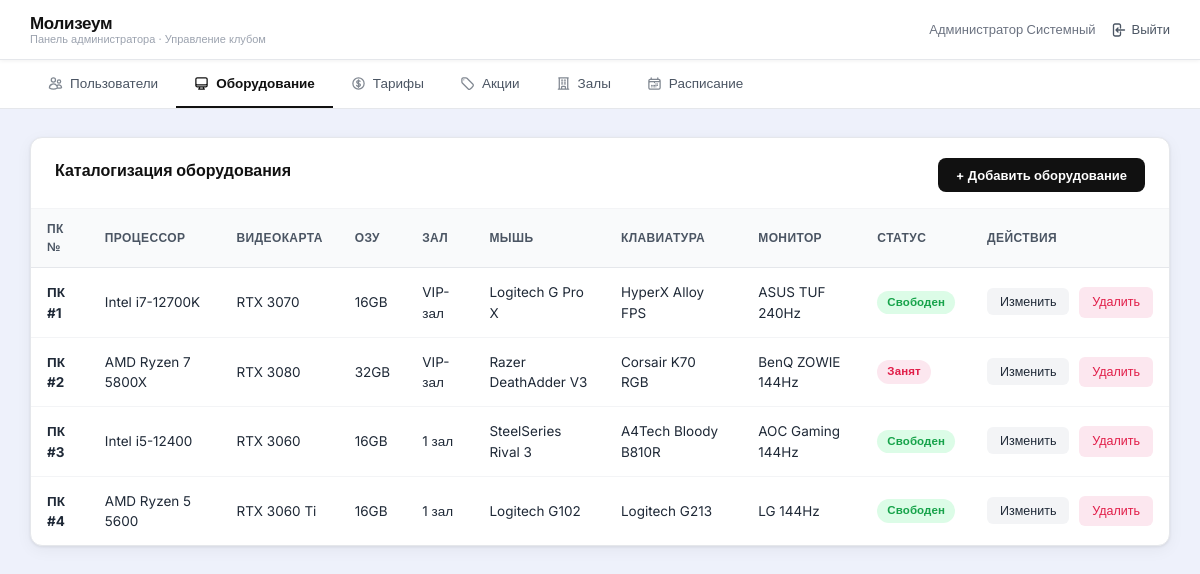
The app's page /admin/equipment.php (signed in) with its own data.
### tables this page shows
CREATE TABLE IF NOT EXISTS `equipment` (
  `id`       INT AUTO_INCREMENT PRIMARY KEY,
  `number`   INT NOT NULL,
  `cpu`      VARCHAR(60) NOT NULL,
  `gpu`      VARCHAR(60) NOT NULL,
  `ram`      VARCHAR(20) NOT NULL,
  `monitor`  VARCHAR(60) NOT NULL,
  `keyboard` VARCHAR(60) NOT NULL,
  `mouse`    VARCHAR(60) NOT NULL,
  `status`   ENUM('free','busy','repair') NOT NULL DEFAULT 'free',
  `hall_id`  INT NOT NULL,
  FOREIGN KEY (`hall_id`) REFERENCES `halls`(`id`)
);

CREATE TABLE IF NOT EXISTS `halls` (
  `id`     INT AUTO_INCREMENT PRIMARY KEY,
  `number` INT NOT NULL,
  `name`   VARCHAR(30) NOT NULL
);

### admin/equipment.php (the view, shortened to what this page needs)
<?php
require_once '../config.php';
$equipment = $conn->query("SELECT e.*, h.name as hall_name FROM equipment e LEFT JOIN halls h ON e.hall_id=h.id ORDER BY e.number ASC");
?>
<!DOCTYPE html>
<html lang="ru">
<head>
    <link rel="stylesheet" href="../css/style.css">
</head>
<body>
<?php include 'header.php'; ?>
<div class="main-content">
    <div class="table-card">
        <div class="table-card-header">
            <div>
                <div class="table-card-title">Каталогизация оборудования</div>
            </div>
            <button class="btn-add" onclick="openModal()">+ Добавить оборудование</button>
        </div>
        <table class="data-table">
            <thead>
                <tr>
                    <th>ПК №</th><th>Процессор</th><th>Видеокарта</th><th>ОЗУ</th>
                    <th>Зал</th><th>Мышь</th><th>Клавиатура</th><th>Монитор</th>
                    <th>Статус</th><th>Действия</th>
                </tr>
            </thead>
            <tbody>
            <?php while ($row = $equipment->fetch_assoc()):
                $sc = $row['status']==='free' ? 'badge-green' : ($row['status']==='busy' ? 'badge-red' : 'badge-yellow');
                $st = $row['status']==='free' ? 'Свободен' : ($row['status']==='busy' ? 'Занят' : 'Ремонт');
            ?>
            <tr>
                <td><strong>ПК #<?= $row['number'] ?></strong></td>
                <td><?= htmlspecialchars($row['cpu']) ?></td>
                <td><?= htmlspecialchars($row['gpu']) ?></td>
                <td><?= htmlspecialchars($row['ram']) ?></td>
                <td><?= htmlspecialchars($row['hall_name'] ?? '—') ?></td>
                <td><?= htmlspecialchars($row['mouse']) ?></td>
                <td><?= htmlspecialchars($row['keyboard']) ?></td>
                <td><?= htmlspecialchars($row['monitor']) ?></td>
                <td><span class="badge <?= $sc ?>"><?= $st ?></span></td>
                <td style="white-space:nowrap">
                    <button class="action-btn btn-edit" onclick='editRow(<?= htmlspecialchars(json_encode($row)) ?>)'>Изменить</button>
                    <a href="?delete=<?= $row['id'] ?>" class="action-btn btn-delete" onclick="return confirm('Удалить ПК? Все связанные бронирования будут удалены.')">Удалить</a>
                </td>
            </tr>
            <?php endwhile; ?>
            </tbody>
        </table>
    </div>
</div>
</body>
</html>

### css/style.css (style rules this page uses)
:root { --bg: #eef1fb; --white: #ffffff; --black: #111111; --gray-50: #f9fafb; --gray-100: #f3f4f6; --gray-200: #e5e7eb; --gray-400: #9ca3af; --gray-600: #4b5563; --gray-800: #1f2937; --red: #e11d48; --red-light: #fce7ef; --red-dark: #be123c; --green: #16a34a; --green-light: #dcfce7; --blue: #2563eb; --blue-light: #eff6ff; --yellow-light: #fef9c3; --yellow: #a16207; --shadow: 0 1px 3px rgba(0,0,0,.08), 0 4px 16px rgba(0,0,0,.05); --radius: 12px; --radius-sm: 8px; --radius-xs: 6px; }
* { box-sizing: border-box; margin: 0; padding: 0; }
body { font-family: 'Inter', sans-serif; background: var(--bg); color: var(--gray-800); min-height: 100vh; font-size: 14px; line-height: 1.5; }
.main-content { max-width: 1280px; margin: 0 auto; padding: 28px 30px; }
.table-card { background: var(--white); border-radius: var(--radius); border: 1px solid var(--gray-200); overflow: hidden; box-shadow: var(--shadow); }
.table-card-header { display: flex; justify-content: space-between; align-items: flex-start; padding: 20px 24px 16px; border-bottom: 1px solid var(--gray-100); }
.table-card-title { font-size: 16px; font-weight: 700; color: var(--black); }
.btn-add { background: var(--black); color: var(--white); border: none; padding: 9px 18px; border-radius: var(--radius-sm); font-family: 'Inter', sans-serif; font-size: 13px; font-weight: 600; cursor: pointer; transition: background .15s; white-space: nowrap; }
.data-table { width: 100%; border-collapse: collapse; font-size: 13.5px; }
.data-table thead th { text-align: left; padding: 11px 16px; color: var(--gray-600); font-size: 12px; font-weight: 600; text-transform: uppercase; letter-spacing: 0.4px; background: var(--gray-50); border-bottom: 1px solid var(--gray-200); }
.data-table tbody td { padding: 14px 16px; border-bottom: 1px solid var(--gray-100); color: var(--gray-800); vertical-align: middle; }
.data-table tbody tr:last-child td { border-bottom: none; }
.badge { display: inline-flex; align-items: center; padding: 3px 10px; border-radius: 20px; font-size: 11.5px; font-weight: 600; letter-spacing: 0.1px; }
.badge-green { background: var(--green-light); color: var(--green); }
.badge-red { background: var(--red-light); color: var(--red); }
.action-btn { display: inline-flex; align-items: center; padding: 6px 13px; border-radius: var(--radius-xs); font-family: 'Inter', sans-serif; font-size: 12.5px; font-weight: 500; cursor: pointer; border: none; transition: background .15s, color .15s; text-decoration: none; }
.btn-edit { background: var(--gray-100); color: var(--gray-800); margin-right: 6px; }
.btn-delete { background: var(--red-light); color: var(--red); }

### records on screen
equipment: number "1", cpu "Intel i7-12700K", gpu "RTX 3070", ram "16GB", hall.name "VIP-зал", mouse "Logitech G Pro X", keyboard "HyperX Alloy FPS", monitor "ASUS TUF 240Hz", status "Свободен"
equipment: number "2", cpu "AMD Ryzen 7 5800X", gpu "RTX 3080", ram "32GB", hall.name "VIP-зал", mouse "Razer DeathAdder V3", keyboard "Corsair K70 RGB", monitor "BenQ ZOWIE 144Hz", status "Занят"
equipment: number "3", cpu "Intel i5-12400", gpu "RTX 3060", ram "16GB", hall.name "1 зал", mouse "SteelSeries Rival 3", keyboard "A4Tech Bloody B810R", monitor "AOC Gaming 144Hz", status "Свободен"
equipment: number "4", cpu "AMD Ryzen 5 5600", gpu "RTX 3060 Ti", ram "16GB", hall.name "1 зал", mouse "Logitech G102", keyboard "Logitech G213", monitor "LG 144Hz", status "Свободен"

### other values on screen
$name "Администратор Системный"
